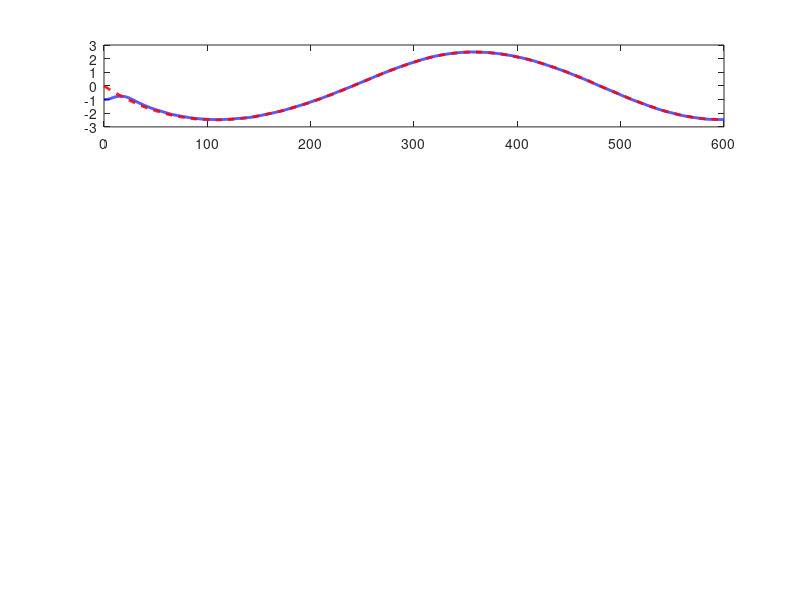

This chart was generated by the following MATLAB code: (Note: this script raises an error after producing the figure.)
clc; clear; close all;

% Base PID gains
Kp_base = 9.0;
Ki_base = 3;
Kd_base = 8;

% Vehicle parameters
L = 2.5;  % Wheelbase (meters)
dt = 0.01;  % Time step
t_end = 60;  % Simulation time
t = 0:dt:t_end;  % Time vector

% Steering constraints
max_steering_angle = 0.4;  % Max ± angle (radians)
max_steering_rate = 0.2;  % Max change in angle per step

% Test scenario: Vehicle starts with lateral offset
speeds = [10, 15, 25, 30];  % Expanded speed range
initial_offset = -1;  % Initial lateral deviation (meters)

% Road Pattern
road_length = 1000;
x_waypoints = linspace(0, road_length, 10);
y_waypoints = sin(x_waypoints / 10) * 2.5;
spline_curve = spline(x_waypoints, y_waypoints);

% State-space matrices (realistic dynamics)
A = [0 1; 0 -0.05];
B = [0; 1];
C = [1 0];

figure;
for j = 1:length(speeds)
    v = speeds(j);
    
    % Adjust PID gains smoothly based on speed
    speed_factor = v / 50;  % Normalize speed factor (0 to 1)
    Kp = Kp_base * (1 + 0.09 * v);  % Moderate scaling
    Kd = Kd_base * (1 + 0.08 * v);  % Increase damping at high speeds
    Ki = Ki_base * (1 + 0.01 * v);  % Low integral action to avoid windup
    
    % Initialize state
    x = zeros(2, length(t));
    x(:,1) = [initial_offset; 0];
    
    error = zeros(size(t));
    u = zeros(size(t));
    integral_error = 0;
    prev_error = 0;
    prev_u = 0;
    
    noise_level = 0.001;
    
    for i = 2:length(t)
        x_position = v * t(i);
        x_position = max(min(x_position, max(x_waypoints)), min(x_waypoints));
        desired_y = ppval(spline_curve, x_position);
        noisy_lateral_position = x(1,i-1) + noise_level * randn;
        
        % Compute error
        error(i) = desired_y - noisy_lateral_position;
        integral_error = integral_error + error(i) * dt;
        integral_error = max(min(integral_error, 0.8 + 0.02 * v), -0.8 - 0.02 * v);  % Reduced integral clamping
        
        derivative = (error(i) - prev_error) / dt;
        prev_error = error(i);
        
        % PID control
        raw_steering = Kp * error(i) + Ki * integral_error + Kd * derivative;
        u(i) = tanh(raw_steering / 3);  % Scaling to avoid excessive corrections
        
        % Apply steering rate limit
        delta_u = max(min(u(i), prev_u + max_steering_rate), prev_u - max_steering_rate);
        prev_u = delta_u;
        u(i) = max(min(delta_u, max_steering_angle), -max_steering_angle);
        
        % State update
        dx = A * x(:,i-1) + B * u(i);
        x(:,i) = x(:,i-1) + dx * dt;
    end
    
    % Plot results
    subplot(length(speeds), 1, j);
    distances = v * t;
    plot(distances, x(1,:), 'b', 'LineWidth', 2);
    hold on;
    
    x_road = 0:1:min(max(distances), road_length);
    y_road = ppval(spline_curve, x_road);
    plot(x_road, y_road, 'r--', 'LineWidth', 2);
    
    yline(0, 'k--', 'LineWidth', 1);
    grid on;
    title(['Lateral Position vs. Distance (Speed = ' num2str(v) ' m/s)']);
    xlabel('Distance (m)');
    ylabel('Lateral Position (m)');
    legend('Vehicle Path', 'Desired Path');
    xlim([0 500]);
    ylim([-4 4]);
end

sgtitle('Lane Assistant with Improved PID Gain Scheduling for Different Speeds');
